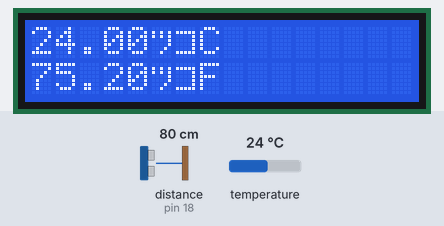
This sketch was run on a simulated Arduino Uno, built with avr-gcc and run on an emulated ATmega328P. On the bench: 16×2 character LCD. Wiring (inferred from the names in the program): ultrasonic range finder: trigger pin 5; echo pin 18. The inputs (shaded band) are chosen by the test bench; at power-on: temperature 24 °C, distance to the obstacle (sensor on pin 18) 80 cm. The echo pulse lasts 58.3 µs per cm; what the sketch prints to the serial monitor is not drawn.

Above: at 1.4 s.
1.5 s: temperature set to 12 °C
At 2.6 s:
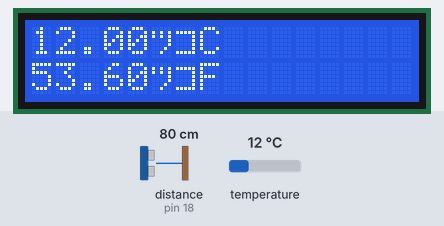
3.1 s: temperature set to 19 °C
At 4.0 s:
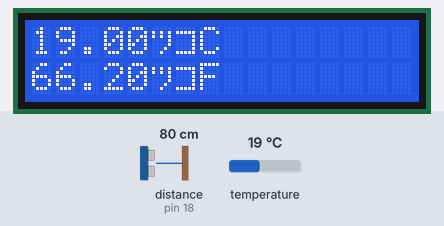
4.7 s: temperature set to 28 °C
At 5.5 s:
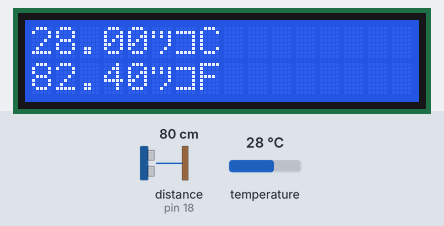
Timing chart, 0 to 7.7 s (numbered marks = the images above; inputs shaded):
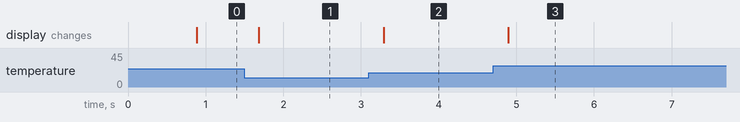

The sketch:

digital_thermometer.ino
```cpp
#include <HCSR04.h>
#include <OneWire.h>
#include <DallasTemperature.h>
#include <Wire.h>
#include <LiquidCrystal_I2C.h>

LiquidCrystal_I2C lcd(0x27,16,2);
const int oneWireBus = 4;

// Setup a oneWire instance to communicate with any OneWire devices
OneWire oneWire(oneWireBus);

// Pass our oneWire reference to Dallas Temperature sensor
DallasTemperature sensors(&oneWire);

// Initializing and defining the pins of the Ultrasonic sensor
UltraSonicDistanceSensor distanceSensor(5, 18);

const int trigPin =5;
const int echoPin =18;

#define SOUND_SPEED 0.034 // defining values to sound speed

long duration;
float distanceCm;

void temp(){
  sensors.requestTemperatures();
  float temperatureC = sensors.getTempCByIndex(0);
  float temperatureF = sensors.getTempFByIndex(0);
  lcd.clear();
  lcd.setCursor(0,0);
  lcd.print(temperatureC);
  lcd.print("ºC");
  Serial.print(temperatureC);
  Serial.println("ºC");

  Serial.print(temperatureF);
  Serial.println("ºF");
  lcd.setCursor(0,1);
  lcd.print(temperatureF);
  lcd.print("ºF");
}

void setup(){
  Serial.begin(115200);
  // Start the DS18B20 sensor
  sensors.begin();
  lcd.init();                      // initialize the lcd
  lcd.backlight();
  pinMode(trigPin, OUTPUT); // making the trigpin an output pin
  pinMode(echoPin, INPUT); // making the echopin a input pin
  }

void loop(){
  digitalWrite(trigPin, LOW); //clears the trigpin
  delayMicroseconds(2); // delays the trig pin for 2 microseconds
  digitalWrite(trigPin, HIGH);
  delayMicroseconds(10);
  digitalWrite(trigPin, LOW);

  duration = pulseIn (echoPin, HIGH);
  distanceCm = duration * SOUND_SPEED/2; // calculates the distance away from the ultra sonic sensor
  Serial.print("Distance(cm): ");
  Serial.println(distanceCm);

// Control statement for the Ultrasonic sensor and servo motor
//  if ( distanceCm <= 10.00){
  temp();
//  delay(5000);
//  }
//  else {
//  lcd.clear();
//  lcd.setCursor(0,0);
//  lcd.print("ERROR");
//  }
}
```

Measured:
- after the input at 1.5 s, the display: changes after 0.19 s (image 1)
- after the input at 3.1 s, the display: changes after 0.19 s (image 2)
- after the input at 4.7 s, the display: changes after 0.20 s (image 3)
